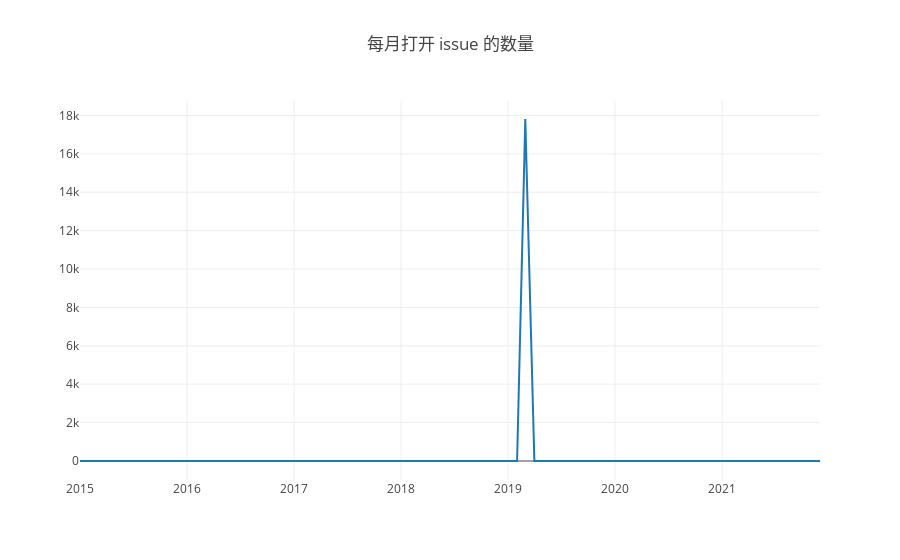

The code cell stored with this chart in its notebook:
### Code cell
openDigger.render.plotly(
    [
        {x: year_month_axis, y: issues_open_per_month, mode: 'scatter', name: 'issue 数量'}
    ],
    {
        title: '每月打开 issue 的数量'
    }
)

### Figure 1 — Plotly figure (JSON) as saved in the notebook; plotly's stock layout.template omitted (floating-point values rounded to 4 significant figures)
{"data": [{"mode": "scatter", "name": "issue 数量", "x": ["2015-1", "2015-2", "2015-3", "2015-4", "2015-5", "2015-6", "2015-7", "2015-8", "2015-9", "2015-10", "2015-11", "2015-12", "2016-1", "2016-2", "2016-3", "2016-4", "2016-5", "2016-6", "2016-7", "2016-8", "2016-9", "2016-10", "2016-11", "2016-12", "2017-1", "2017-2", "2017-3", "2017-4", "2017-5", "2017-6", "2017-7", "2017-8", "2017-9", "2017-10", "2017-11", "2017-12", "2018-1", "2018-2", "2018-3", "2018-4", "2018-5", "2018-6", "2018-7", "2018-8", "2018-9", "2018-10", "2018-11", "2018-12", "2019-1", "2019-2", "2019-3", "2019-4", "2019-5", "2019-6", "2019-7", "2019-8", "2019-9", "2019-10", "2019-11", "2019-12", "2020-1", "2020-2", "2020-3", "2020-4", "2020-5", "2020-6", "2020-7", "2020-8", "2020-9", "2020-10", "2020-11", "2020-12", "2021-1", "2021-2", "2021-3", "2021-4", "2021-5", "2021-6", "2021-7", "2021-8", "2021-9", "2021-10", "2021-11", "2021-12"], "y": ["0", "0", "0", "0", "0", "0", "0", "0", "0", "0", "0", "0", "0", "0", "0", "0", "0", "0", "0", "0", "0", "0", "0", "0", "0", "0", "0", "0", "0", "0", "0", "0", "0", "0", "0", "0", "0", "0", "0", "0", "0", "0", "0", "0", "0", "0", "0", "0", "0", "0", "17814", "0", "0", "0", "0", "0", "0", "0", "0", "0", "0", "0", "0", "0", "0", "0", "0", "0", "0", "0", "0", "0", "0", "0", "0", "0", "0", "0", "0", "0", "0", "0", "0", "0"]}], "layout": {"autosize": true, "title": {"text": "每月打开 issue 的数量"}, "xaxis": {"autorange": true, "range": ["2015-01-01", "2021-12-01"], "type": "date"}, "yaxis": {"autorange": true, "range": [-989.7, 18800.0], "type": "linear"}}}
